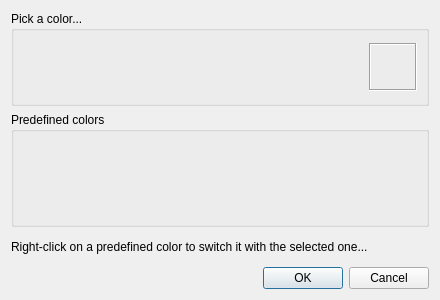
<?xml version="1.0" encoding="UTF-8"?>
<ui version="4.0">
 <class>PVColorDialog</class>
 <widget class="QDialog" name="PVColorDialog">
  <property name="geometry">
   <rect>
    <x>0</x>
    <y>0</y>
    <width>440</width>
    <height>300</height>
   </rect>
  </property>
  <property name="sizePolicy">
   <sizepolicy hsizetype="Fixed" vsizetype="MinimumExpanding">
    <horstretch>0</horstretch>
    <verstretch>0</verstretch>
   </sizepolicy>
  </property>
  <property name="minimumSize">
   <size>
    <width>0</width>
    <height>240</height>
   </size>
  </property>
  <property name="maximumSize">
   <size>
    <width>440</width>
    <height>300</height>
   </size>
  </property>
  <property name="windowTitle">
   <string>Select a color...</string>
  </property>
  <layout class="QVBoxLayout" name="verticalLayout">
   <item>
    <widget class="QGroupBox" name="groupBox">
     <property name="title">
      <string>Pick a color...</string>
     </property>
     <layout class="QHBoxLayout" name="horizontalLayout">
      <item>
       <widget class="PVWidgets::PVColorPicker" name="_picker" native="true">
        <property name="sizePolicy">
         <sizepolicy hsizetype="MinimumExpanding" vsizetype="Fixed">
          <horstretch>0</horstretch>
          <verstretch>0</verstretch>
         </sizepolicy>
        </property>
        <property name="minimumSize">
         <size>
          <width>0</width>
          <height>48</height>
         </size>
        </property>
        <property name="maximumSize">
         <size>
          <width>16777215</width>
          <height>48</height>
         </size>
        </property>
       </widget>
      </item>
      <item>
       <widget class="QLabel" name="_box">
        <property name="sizePolicy">
         <sizepolicy hsizetype="Minimum" vsizetype="Preferred">
          <horstretch>0</horstretch>
          <verstretch>0</verstretch>
         </sizepolicy>
        </property>
        <property name="minimumSize">
         <size>
          <width>48</width>
          <height>48</height>
         </size>
        </property>
        <property name="maximumSize">
         <size>
          <width>48</width>
          <height>48</height>
         </size>
        </property>
        <property name="frameShape">
         <enum>QFrame::Box</enum>
        </property>
        <property name="frameShadow">
         <enum>QFrame::Sunken</enum>
        </property>
        <property name="lineWidth">
         <number>1</number>
        </property>
        <property name="text">
         <string/>
        </property>
       </widget>
      </item>
     </layout>
    </widget>
   </item>
   <item>
    <widget class="QGroupBox" name="_predefined_box">
     <property name="sizePolicy">
      <sizepolicy hsizetype="MinimumExpanding" vsizetype="Fixed">
       <horstretch>0</horstretch>
       <verstretch>0</verstretch>
      </sizepolicy>
     </property>
     <property name="minimumSize">
      <size>
       <width>0</width>
       <height>115</height>
      </size>
     </property>
     <property name="maximumSize">
      <size>
       <width>16777215</width>
       <height>115</height>
      </size>
     </property>
     <property name="title">
      <string>Predefined colors</string>
     </property>
     <layout class="QHBoxLayout" name="horizontalLayout_2">
      <item>
       <layout class="QGridLayout" name="_predefined_grid">
        <property name="sizeConstraint">
         <enum>QLayout::SetDefaultConstraint</enum>
        </property>
       </layout>
      </item>
      <item>
       <spacer name="horizontalSpacer_2">
        <property name="orientation">
         <enum>Qt::Horizontal</enum>
        </property>
        <property name="sizeHint" stdset="0">
         <size>
          <width>40</width>
          <height>20</height>
         </size>
        </property>
       </spacer>
      </item>
     </layout>
     <zorder>horizontalSpacer_2</zorder>
    </widget>
   </item>
   <item>
    <widget class="QLabel" name="label">
     <property name="sizePolicy">
      <sizepolicy hsizetype="MinimumExpanding" vsizetype="Fixed">
       <horstretch>0</horstretch>
       <verstretch>0</verstretch>
      </sizepolicy>
     </property>
     <property name="text">
      <string>Right-click on a predefined color to switch it with the selected one...</string>
     </property>
     <property name="wordWrap">
      <bool>true</bool>
     </property>
    </widget>
   </item>
   <item>
    <widget class="QDialogButtonBox" name="buttonBox">
     <property name="orientation">
      <enum>Qt::Horizontal</enum>
     </property>
     <property name="standardButtons">
      <set>QDialogButtonBox::Cancel|QDialogButtonBox::Ok</set>
     </property>
    </widget>
   </item>
  </layout>
 </widget>
 <customwidgets>
  <customwidget>
   <class>PVWidgets::PVColorPicker</class>
   <extends>QWidget</extends>
   <header location="global">pvkernel/widgets/PVColorPicker.h</header>
   <container>1</container>
  </customwidget>
 </customwidgets>
 <resources/>
 <connections>
  <connection>
   <sender>buttonBox</sender>
   <signal>accepted()</signal>
   <receiver>PVColorDialog</receiver>
   <slot>accept()</slot>
   <hints>
    <hint type="sourcelabel">
     <x>248</x>
     <y>254</y>
    </hint>
    <hint type="destinationlabel">
     <x>157</x>
     <y>274</y>
    </hint>
   </hints>
  </connection>
  <connection>
   <sender>buttonBox</sender>
   <signal>rejected()</signal>
   <receiver>PVColorDialog</receiver>
   <slot>reject()</slot>
   <hints>
    <hint type="sourcelabel">
     <x>316</x>
     <y>260</y>
    </hint>
    <hint type="destinationlabel">
     <x>286</x>
     <y>274</y>
    </hint>
   </hints>
  </connection>
 </connections>
</ui>
